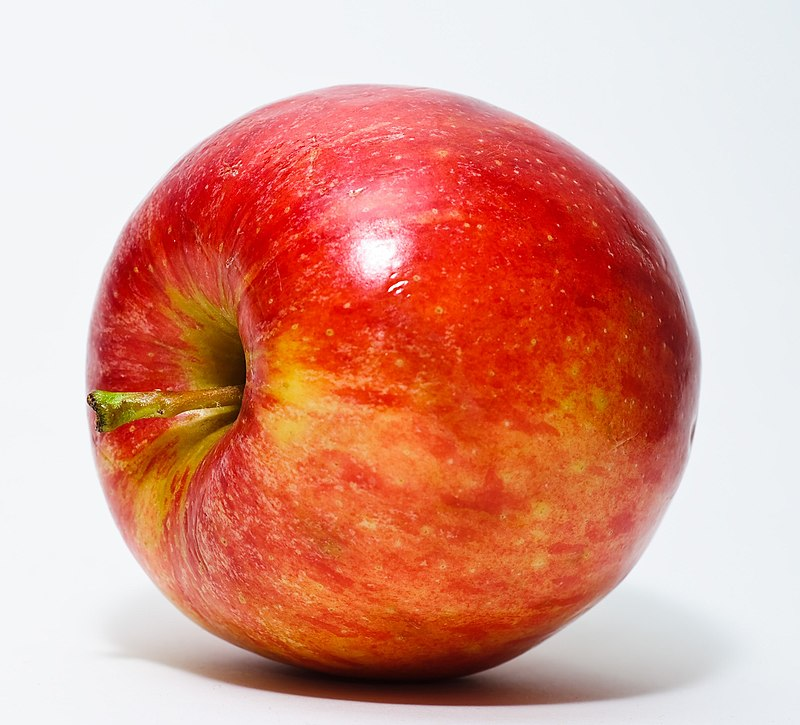
#> input picture GoruntuIslemeMurtalAltun/data/elma.jpg, 800 x 725 px
$ python -i app.py   (imports and definitions only)
#> lines starting #> are read from the running program, lines starting #| are printed output that depends on the picture; after the words box and inside, x2 and y2 are one past the last pixel; in counts of white or black regions, pixels touching at a corner belong together
#> further down, picture is the input picture: shape (725, 800, 3); mean B, G, R 140.9, 155.7, 219.6
import cv2
import numpy as np
import gradio as gr

# Mavi renk dışında her şeyi griye çeviren filtre
def apply_blue_isolation(frame, lower_color1=(0, 100, 100), upper_color1=(10, 255, 255), lower_color2=(160, 100, 100), upper_color2=(180, 255, 255)):
    # Görüntüyü HSV renk uzayına dönüştür
#> called with lower_color1 = (0, 100, 100), upper_color1 = (10, 255, 255), lower_color2 = (160, 100, 100), upper_color2 = (180, 255, 255)
    hsv = cv2.cvtColor(frame, cv2.COLOR_BGR2HSV)
#> hsv: shape (725, 800, 3); mean H, S, V 65.3, 105.6, 222

    # Mavi rengi maskelemek için iki ayrı aralık kullanıyoruz
    mask1 = cv2.inRange(hsv, lower_color1, upper_color1)
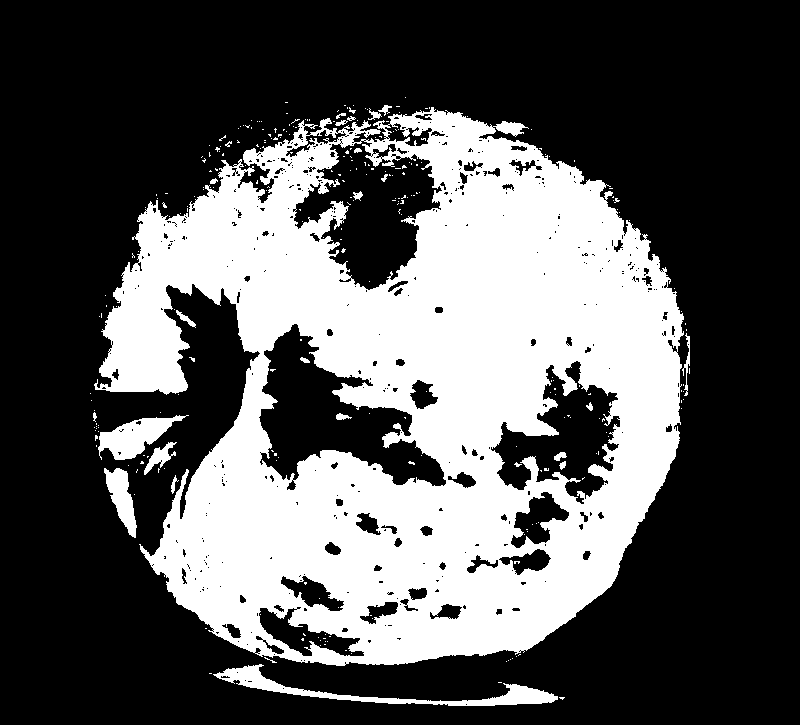
#> mask1: shape (725, 800); 34.4% white; 283 white regions (258 under 20 px), largest, box (x1, y1, x2, y2) and area: (94, 107, 684, 666) 191311, (213, 664, 558, 706) 2911, (98, 415, 189, 460) 1898
    mask2 = cv2.inRange(hsv, lower_color2, upper_color2)
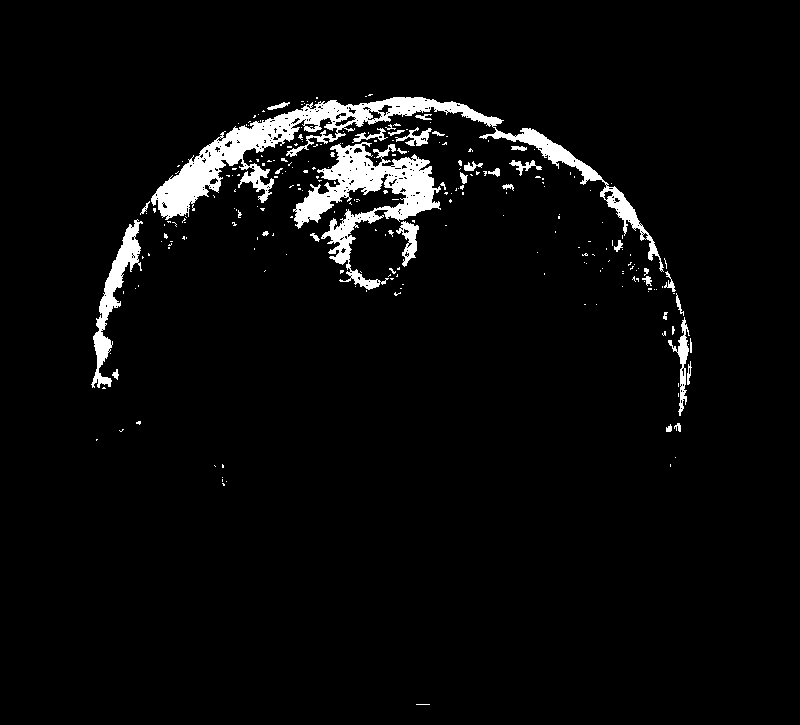
#> mask2: shape (725, 800); 4.1% white; 247 white regions (212 under 20 px), largest, box (x1, y1, x2, y2) and area: (151, 97, 664, 272) 10968, (293, 142, 441, 290) 6927, (91, 219, 143, 388) 2177
    mask = cv2.bitwise_or(mask1, mask2)
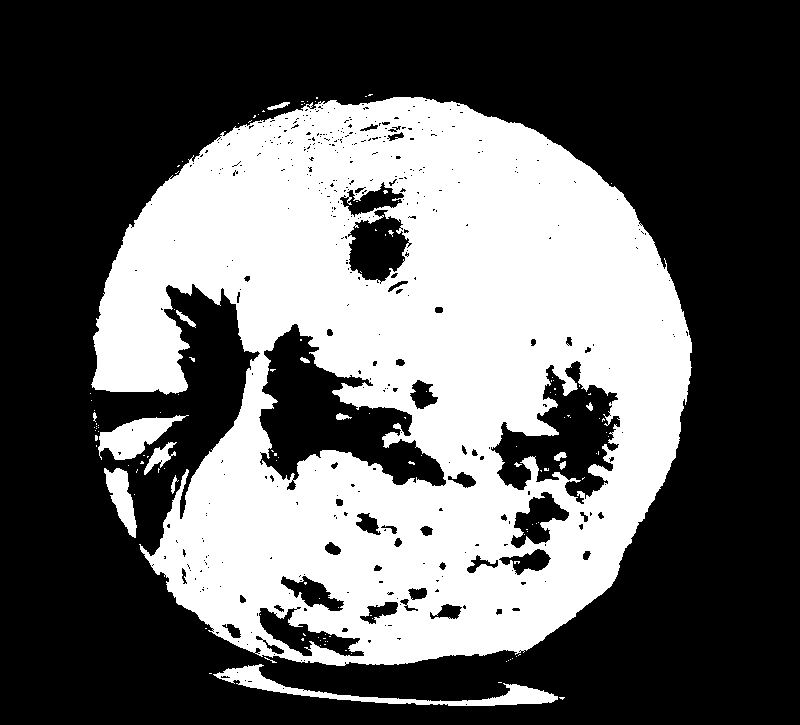
#> mask: shape (725, 800); 38.5% white; 133 white regions (119 under 20 px), largest, box (x1, y1, x2, y2) and area: (91, 97, 692, 666) 216074, (213, 664, 558, 706) 2925, (98, 415, 189, 460) 1918

    # Görüntüyü gri tonlarına çevir
    gray_frame = cv2.cvtColor(frame, cv2.COLOR_BGR2GRAY)
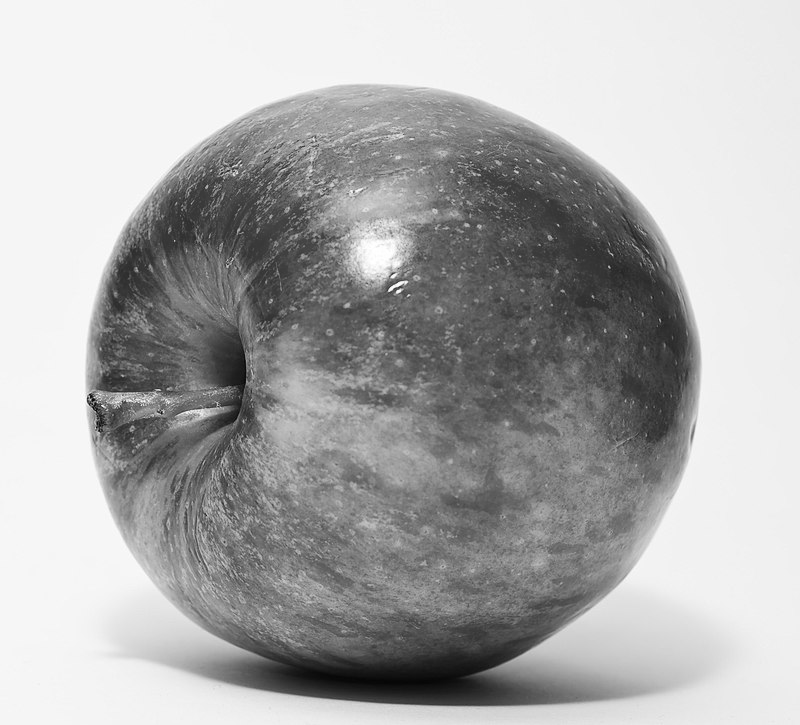
#> gray_frame: shape (725, 800); min 6, max 255, mean 173.1
    gray_frame_colored = cv2.cvtColor(gray_frame, cv2.COLOR_GRAY2BGR)

    # Mavi alanları koruyup diğer bölgeleri gri yap
    output = np.where(mask[:, :, None] != 0, frame, gray_frame_colored)
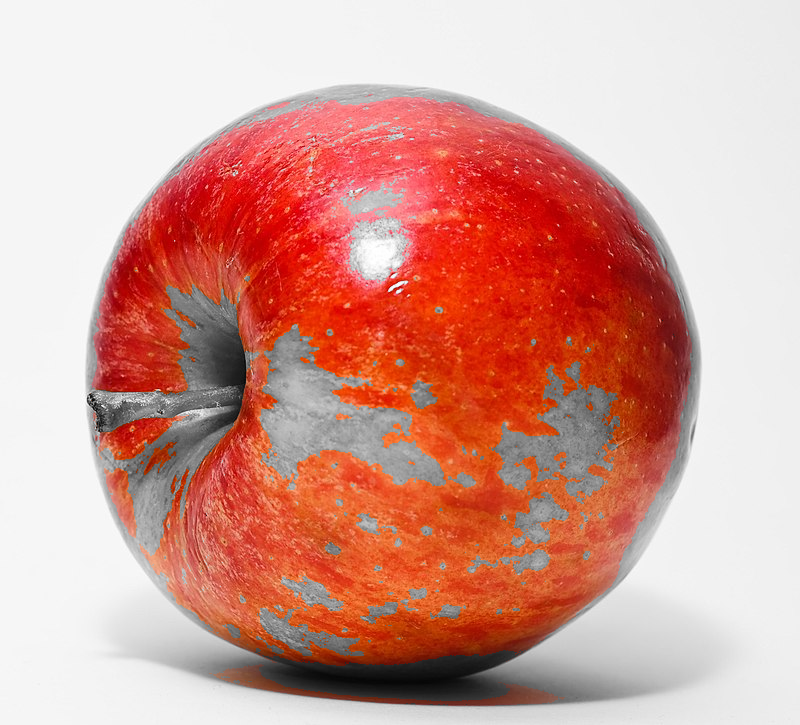
#> output: shape (725, 800, 3); mean B, G, R 148.1, 157.9, 212.6

    return output

# Gradio arayüzü tanımlanıyor
# [17 lines not run here, left out]

>>> import cv2
>>> picture = cv2.imread('data/elma.jpg')
>>> result = apply_blue_isolation(picture)
